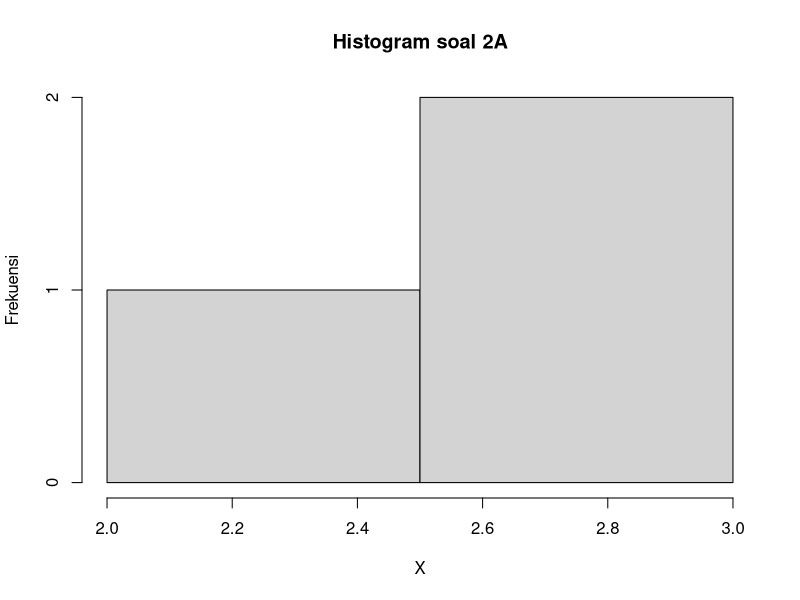

Generate this figure with R:
n=20
p=0.2
x=3
probability = dbinom(x , n, prob = p, log = FALSE)

probability

hist(rbinom(x, n, prob = p),
     xlab = "X",
     ylab = "Frekuensi",
     main = "Histogram soal 2A")

